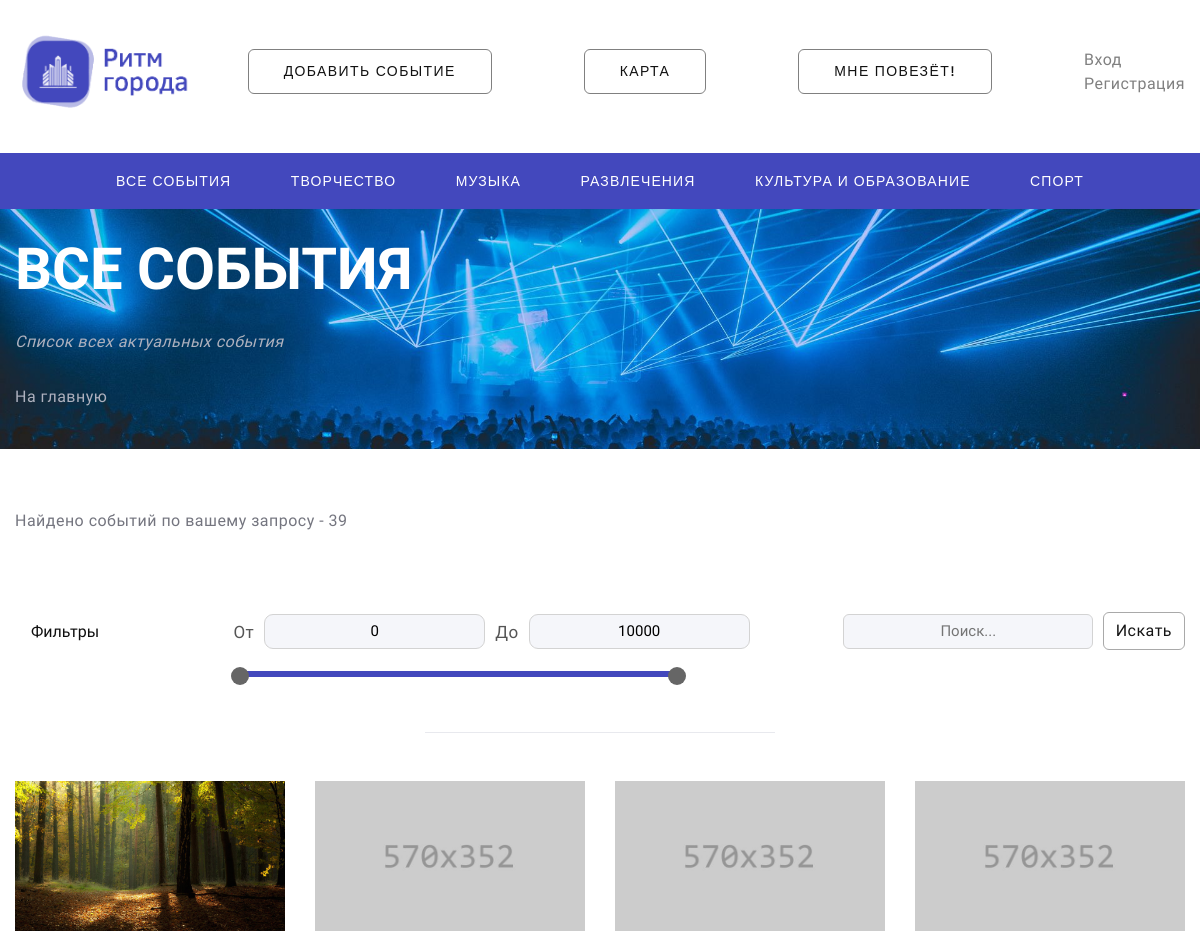
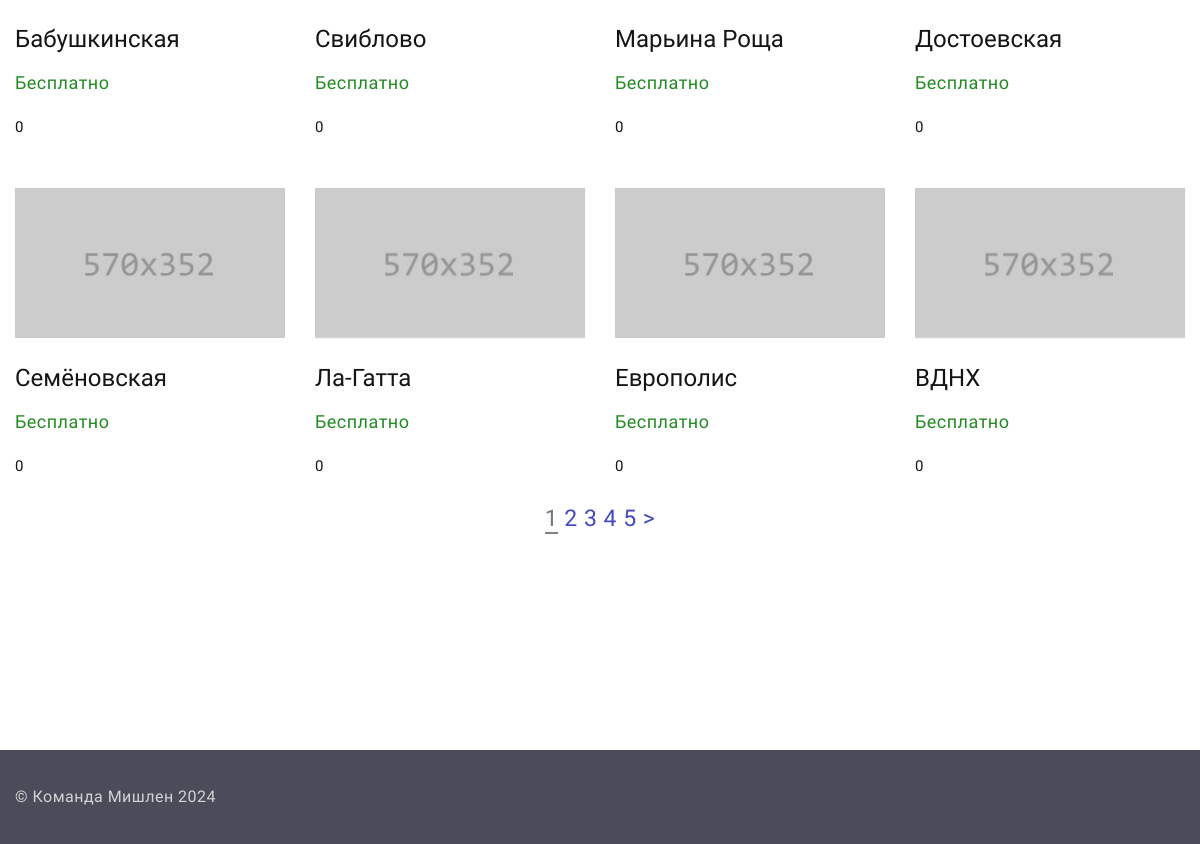
The app's page /events with its own data (2 pictures, top to bottom).
### dosug/models.py (models this page shows, shortened)
class Event(models.Model):
    id = models.IntegerField(primary_key=True)
    title = models.CharField(max_length=30, null=False)
    type = models.CharField(max_length=20)
    image = models.ImageField(default="default.jpg")
    tiny_description = models.CharField(max_length=250)
    description = models.CharField(max_length=1200)
    link = models.CharField(max_length=30)
    address = models.CharField(max_length=60)
    price = models.IntegerField(max_length=30, default=0)
    phone = models.CharField(max_length=30)
    coordinates = models.CharField(max_length=100)
    views = models.IntegerField(default=0)
    author = models.IntegerField(default=0)
    created_at = models.DateTimeField(default=datetime.now, blank=True)

### dosug/views.py (the view)
# urls.py: path('events', views.event_list),
def event_list(request, type='all', sort=None):
    query = request.GET.get('search_query')
    max_price = request.GET.get('max_price')
    min_price = request.GET.get('min_price')
    if (max_price is None) or (min_price is None) or (max_price == '') or (min_price == ''):
        max_price = 10000
        min_price = 0
    map_dots = Event.objects.filter(price__gte=min_price, price__lte=max_price)
    if query is not None and sort != "None":
        if type != 'all':
            map_dots = map_dots.filter(type=type)
        if sort is not None and sort != "None":
            map_dots = map_dots.order_by(sort)
        map_dots = [event for event in map_dots if query.lower() in event.title.lower()]
    else:
        if type != 'all':
            map_dots = map_dots.filter(type=type)
        if sort is not None and sort != "None":
            map_dots = map_dots.order_by(sort)
    paginator = Paginator(map_dots, 8)
    count = len(map_dots)
    page_number = request.GET.get('page')
    try:
        map_dots = paginator.page(page_number)
    except PageNotAnInteger:
        map_dots = paginator.page(1)
    except EmptyPage:
        map_dots = paginator.page(paginator.num_pages)
    return render(request, 'dosug/events_list.html', {'map_dots': map_dots,
                                                      'type': type,
                                                      'sort': sort,
                                                      'query': query,
                                                      'count': count,
                                                      'max_price': max_price,
                                                      'min_price': min_price})

### templates/dosug/events_list.html (shortened to what this page needs)
{% extends "dosug/layout.html" %}
{% block content %}
<html class="wide wow-animation" lang="en">
  <head>
    <link rel="stylesheet" href="/static/css/bootstrap.css">
    <link rel="stylesheet" href="/static/css/style.css" id="main-styles-link">
  </head>
  <body>
    <div class="page">
      <section class="section novi-background breadcrumbs-custom bg-image context-dark" style="
      {% if type == 'all' %}
      background-image: url(/static/images/site_pics/all.jpg);
      {% elif type == 'art' %}
      background-image: url(/static/images/site_pics/art.jpg);
      {% elif type == 'music' %}
      background-image: url(/static/images/site_pics/music.jpg);
      {% elif type == 'entertainments' %}
      background-image: url(/static/images/site_pics/ent.jpg);
      {% elif type == 'culture_study' %}
      background-image: url(/static/images/site_pics/culture.jpg);
      {% elif type == 'sport' %}
      background-image: url(/static/images/site_pics/sport.jpg);
        {% endif %}">
        <div class="breadcrumbs-custom-inner">
          <div class="container breadcrumbs-custom-container">
            <div class="breadcrumbs-custom-main">
                {% if type == 'all' %}
              <h1 class="text-uppercase breadcrumbs-custom-title font-weight-bold">Все события</h1><br>
              <i class="breadcrumbs-custom-subtitle">Список всех актуальных события</i>
                {% elif type == 'art' %}
              <h1 class="text-uppercase breadcrumbs-custom-title font-weight-bold"> Творческий досуг</h1><br>
              <i class="breadcrumbs-custom-subtitle">Главные творческие события Москвы</i>
                {% elif type == 'music' %}
              <h1 class="text-uppercase breadcrumbs-custom-title font-weight-bold"> Музыкальный досуг</h1><br>
              <i class="breadcrumbs-custom-subtitle" style="color: white;">От концертов до уроков игры на диджериду</i>
                {% elif type == 'entertainments' %}
              <h1 class="text-uppercase breadcrumbs-custom-title font-weight-bold"> Развлекательный досуг</h1><br>
              <i class="breadcrumbs-custom-subtitle" style="color: white;">Самые интересные развлечения Москвы</i>
                {% elif type == 'culture_study' %}
              <h1 class="text-uppercase breadcrumbs-custom-title font-weight-bold"> Культура и образование</h1><br>
              <i class="breadcrumbs-custom-subtitle" style="color: white;">От музея имени А.С. Пушкина до камерной выставки импрессионизма</i>
                {% elif type == 'sport' %}
              <h1 class="text-uppercase breadcrumbs-custom-title font-weight-bold"> Спортивный досуг</h1><br>
              <i class="breadcrumbs-custom-subtitle" style="color: white;">Список самого интересного спортивного досуга Москвы</i>
                {% endif %}
            </div>
            <ul class="breadcrumbs-custom-path">
              <li><a href="/">На главную</a></li>
            </ul>
          </div>
        </div>
      </section>
      <section class="section novi-background section-md text-center">
        <div class="container">
        <p class="font-weight-bolder wow-outer" style="text-align: left;"><span class="wow slideInDown">Найдено событий по вашему запросу - {{count}}</span></p><br>
        <block  style="box-sizing: border-box; display: flex; align-items: center">
<div class="dropdown">
  <button class="dropbtn" for="btnControl">Фильтры</button>
</div>
        <div class="custom-wrapper" style="width: 25%; top: 57px">
            <div class="price-input-container">
                <div class="price-input" style=" display: inline-flex">
                    <div class="price-field">
                        <span>От</span>
                        <input type="number" id="min-input" class="min-input" value="{{min_price}}">
                    </div>
                    <div class="price-field" style="margin-left: 10px">
                        <span>До</span>
                        <input type="number" id="max-input" class="max-input" value="{{max_price}}">
                    </div>
                </div>
                <div class="slider-container" style="width: 185%; margin-left: 30px">
                    <div class="price-slider">
                    </div>
                </div>
            </div>
            <div class="range-input" style="width: 185%; margin-left: 30px">
                <input type="range"
                       style="margin-left: -4px"
                       class="min-range"
                       min="0"
                       max="10000"
                       value="{{min_price}}"
                       step="1">
                <input style="top: -39px; margin-left: 4px" type="range"
                       class="max-range"
                       min="0"
                       max="10000"
                       value="{{max_price}}"
                       step="1">
            </div>
        </div>
<div class="search-container">
<input class="input-tab" type="text" id="search-input" name="search_query" placeholder="Поиск..." style="height: 35px; width: 250px" {% if query != Null %} value="{{query}}" {% endif %}>
<a class="btn button-primary-outline" id="search-button" style="margin-bottom: 3px; margin-left: 5px; border: 1px solid darkgray;" href="">Искать</a><br>
</div>
        </block>
            <br> <hr style=" width: 350px "><br><br>
          <div id="content-container">
          <div class="row row-lg-50 row-35 offset-top-2">
              {% for event in map_dots|slice:":8" %}
              <div class="col-md-3 wow-outer">
              <article class="post-modern wow slideInLeft"><a class="post-modern-media" href="/event/{{ event.id }}"><img src="/static/images/event_pics/{{ event.image }}" alt="" style="width: 571px; height: 150px; object-fit: cover;"/></a>
                <h4 class="post-modern-title"><a class="post-modern-title" href="/event/{{ event.id }}">{{ event.title }}</a></h4>
                <ul class="post-modern-meta">
                  <li>
                      {%if event.price == 0%}
                      <a style="color: forestgreen">Бесплатно</a>
                    {% else %}
                      <a style="color: #4348bd">{{event.price}} ₽</a>
                    {% endif %}
                    </li>
                </ul>
                <p class="description">{{ event.tiny_description }}</p>
              </article>
            </div>
              {% endfor %}
          </div>
              <br>
<div class="swiper-pagination swiper-pagination-modern swiper-pagination-marked" style="margin: auto; font-size: 23px; font-weight: bolder">
    {% for i in map_dots.paginator.page_range %}
        {% if map_dots.number == i %}
            <a style="border-bottom: 2px solid gray">{{ i }}</a>
        {% else %}
            <a href="?page={{ i }}">{{ i }}</a>
        {% endif %}
    {% endfor %}
    {% if map_dots.has_next %}
        <a href="?page={{ map_dots.next_page_number }}">&gt;</a>
    {% endif %}
</div>
            </div>
        </div>
      </section><br><br><br><br><br><br>
    </div>
  </body>
</html>
{% endblock content %}

### templates/dosug/layout.html (style rules this page uses)
button { background: #4348bd; font-family: "Georgia"; color: white; }

### templates/dosug/events_list.html (style rules this page uses)
.description { font-size: 15px; overflow-wrap: break-word; white-space: normal; text-overflow: ellipsis; max-width: 300px; max-height: 90px; overflow: hidden; }

### records on screen
Event: image (picture), title "Бабушкинская", price "Бесплатно", tiny_description "0"
Event: image (placeholder picture), title "Свиблово", price "Бесплатно", tiny_description "0"
Event: image (placeholder picture), title "Марьина Роща", price "Бесплатно", tiny_description "0"
Event: image (placeholder picture), title "Достоевская", price "Бесплатно", tiny_description "0"
Event: image (placeholder picture), title "Семёновская", price "Бесплатно", tiny_description "0"
Event: image (placeholder picture), title "Ла-Гатта", price "Бесплатно", tiny_description "0"
Event: image (placeholder picture), title "Европолис", price "Бесплатно", tiny_description "0"
Event: image (placeholder picture), title "ВДНХ", price "Бесплатно", tiny_description "0"

### other values on screen
{{ count }} "39"
{{ i }} "1"
{{ i }} "2" "3" "4" "5"
